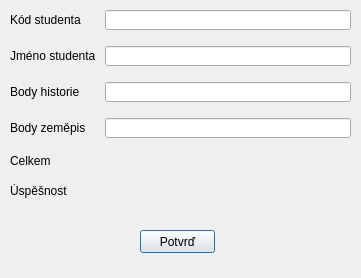
<?xml version="1.0" encoding="UTF-8"?>
<ui version="4.0">
 <class>Dialog</class>
 <widget class="QDialog" name="Dialog">
  <property name="geometry">
   <rect>
    <x>0</x>
    <y>0</y>
    <width>361</width>
    <height>278</height>
   </rect>
  </property>
  <property name="windowTitle">
   <string>Dialog</string>
  </property>
  <widget class="QPushButton" name="pushButton">
   <property name="geometry">
    <rect>
     <x>140</x>
     <y>230</y>
     <width>75</width>
     <height>23</height>
    </rect>
   </property>
   <property name="text">
    <string>Potvrď</string>
   </property>
  </widget>
  <widget class="QWidget" name="layoutWidget">
   <property name="geometry">
    <rect>
     <x>10</x>
     <y>10</y>
     <width>341</width>
     <height>188</height>
    </rect>
   </property>
   <layout class="QFormLayout" name="formLayout">
    <property name="horizontalSpacing">
     <number>9</number>
    </property>
    <property name="verticalSpacing">
     <number>16</number>
    </property>
    <item row="0" column="0">
     <widget class="QLabel" name="label">
      <property name="text">
       <string>Kód studenta</string>
      </property>
      <property name="buddy">
       <cstring>lineEdit</cstring>
      </property>
     </widget>
    </item>
    <item row="0" column="1">
     <widget class="QLineEdit" name="lineEdit"/>
    </item>
    <item row="1" column="0">
     <widget class="QLabel" name="label_2">
      <property name="text">
       <string>Jméno studenta</string>
      </property>
      <property name="buddy">
       <cstring>lineEdit_2</cstring>
      </property>
     </widget>
    </item>
    <item row="1" column="1">
     <widget class="QLineEdit" name="lineEdit_2"/>
    </item>
    <item row="2" column="0">
     <widget class="QLabel" name="label_3">
      <property name="text">
       <string>Body historie</string>
      </property>
      <property name="buddy">
       <cstring>lineEdit_3</cstring>
      </property>
     </widget>
    </item>
    <item row="2" column="1">
     <widget class="QLineEdit" name="lineEdit_3"/>
    </item>
    <item row="3" column="0">
     <widget class="QLabel" name="label_4">
      <property name="text">
       <string>Body zeměpis</string>
      </property>
      <property name="buddy">
       <cstring>lineEdit_4</cstring>
      </property>
     </widget>
    </item>
    <item row="3" column="1">
     <widget class="QLineEdit" name="lineEdit_4"/>
    </item>
    <item row="4" column="0">
     <widget class="QLabel" name="label_5">
      <property name="text">
       <string>Celkem</string>
      </property>
     </widget>
    </item>
    <item row="5" column="0">
     <widget class="QLabel" name="label_6">
      <property name="text">
       <string>Úspěšnost</string>
      </property>
     </widget>
    </item>
    <item row="4" column="1">
     <widget class="QLabel" name="label_total">
      <property name="text">
       <string/>
      </property>
     </widget>
    </item>
    <item row="5" column="1">
     <widget class="QLabel" name="label_perc">
      <property name="text">
       <string/>
      </property>
     </widget>
    </item>
   </layout>
  </widget>
 </widget>
 <resources/>
 <connections>
  <connection>
   <sender>pushButton</sender>
   <signal>pressed()</signal>
   <receiver>Dialog</receiver>
   <slot>disp_message()</slot>
   <hints>
    <hint type="sourcelabel">
     <x>183</x>
     <y>233</y>
    </hint>
    <hint type="destinationlabel">
     <x>289</x>
     <y>227</y>
    </hint>
   </hints>
  </connection>
 </connections>
 <slots>
  <slot>disp_message()</slot>
 </slots>
</ui>
